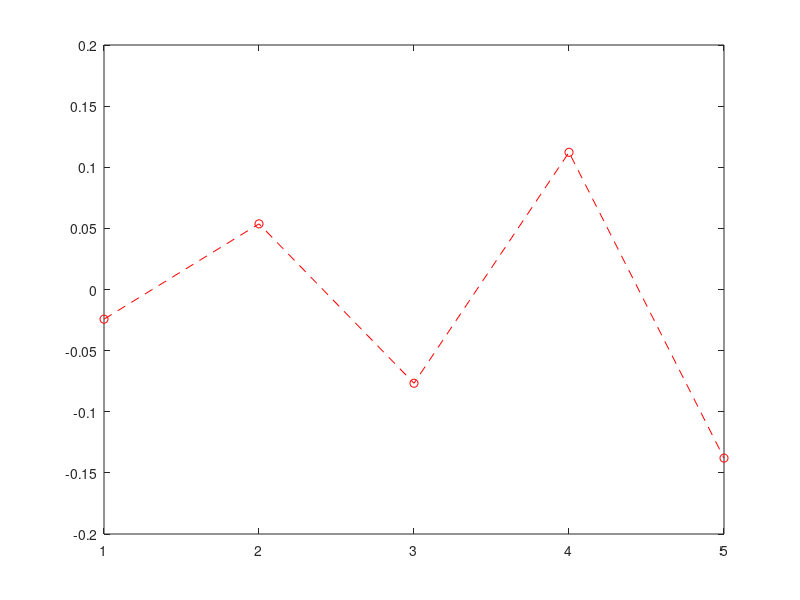

This figure's MATLAB source:
cant = 5;
A= zeros(cant,cant);
b= zeros(cant,1);

A= [132 27.5 0 0 0;
    -27.5 105 22.5 0 0;
    0 -27.5 105 22.5 0;
    0 0 -27.5 105 22.5;
    0 0 0 -27.5 127.5];

%Phi tiempo 0.
% phi0=0;
% phi1= 0;
% phi2= 0;
% phi3= 0;
% phi4= 0;
% phi5= 0;
% dif_phi6 = 0;

% %phi tiempo 1
% phi0=0;
% phi1=0.0010;
% phi2=0.0024;
% phi3=-0.0009;
% phi4=0.0157;
% phi5=-0.0656;
% dif_phi6 = 1;

%phi tiempo 2
% phi0=0;
% phi1=0.0010;
% phi2=0.0070;
% phi3=-0.0114;
% phi4=0.0541;
% phi5=-0.1266;
% dif_phi6 = 1;

% %phi tiempo 3
% phi0=0;
% phi1=-0.0033;
% phi2=0.0174;
% phi3= -0.0343;
% phi4=0.0968;
% phi5= -0.1438;
% dif_phi6 = 1;


%phi tiempo 4
phi0=0;
phi1=-0.0117;
phi2=0.0346;
phi3=-0.0629;
phi4=0.0969;
phi5= -0.1384;
dif_phi6 = 1;


%phi tiempo 5
% phi0=0;
% phi1=-0.0243;
% phi2=0.0537;
% phi3=-0.0767;
% phi4=0.1122;
% phi5= -0.1379;
% dif_phi6 = 1;


st1=100*phi1 - 0.5*(-100*phi0 - 10*(phi0 - phi1) + 50*(phi1 + phi2) - 5*(phi3 - phi2));
st2=100*phi2 - 0.5*(-50*(phi1+phi2) - 5*(phi1 - phi2) + 50*(phi2 + phi3) - 5*(phi3 - phi2));
st3=100*phi3 - 0.5*(-50*(phi2+phi3) - 5*(phi2 - phi3) + 50*(phi3 + phi4) - 5*(phi4 - phi3));
st4=100*phi4 - 0.5*(-50*(phi3+phi4) - 5*(phi3 - phi4) + 50*(phi4 + phi5) - 5*(phi5 - phi4));
st5=100*phi5 - 0.5*(-50*(phi4+phi5) - 5*(phi4 - phi5) + 10*dif_phi6 + 100*phi5 -dif_phi6);

b=[(1/5 + st1) (1/5 + st2) (1/5 + st3) (1/5 + st4) (-8.8 + st5)];

a= A\b';

plot(a,'--or');

